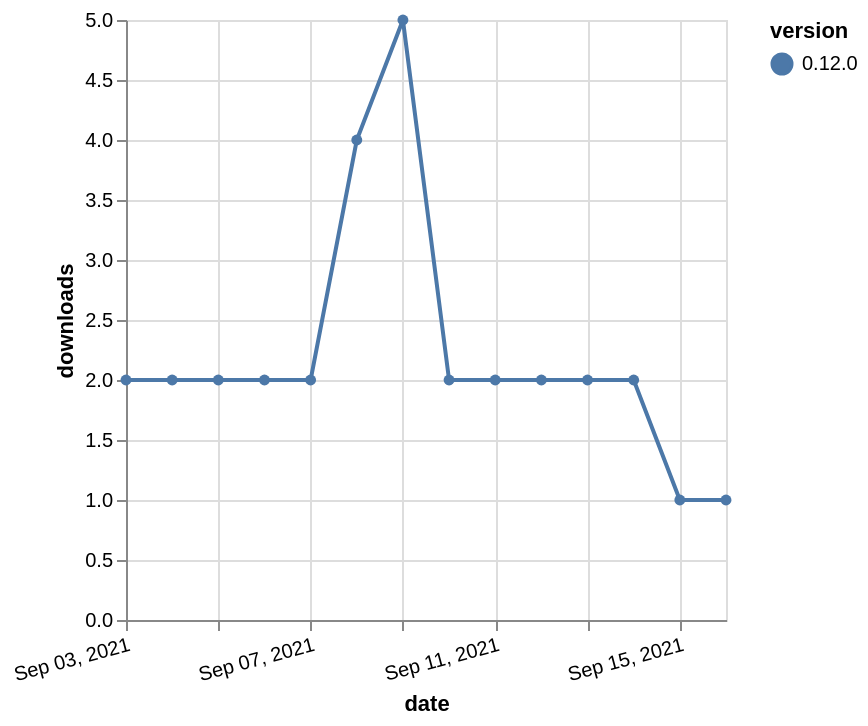

Write a Vega-Lite specification for this figure.
### Vega-Lite specification from a JSON file in a GitHub repository (floating-point values rounded to 4 significant figures)
{"$schema": "https://vega.github.io/schema/vega-lite/v5.json", "description": "A simple bar chart with embedded data.", "data": {"values": [{"date": "2021-09-03", "total": 5439, "delta": 2, "version": "0.12.0"}, {"date": "2021-09-04", "total": 5441, "delta": 2, "version": "0.12.0"}, {"date": "2021-09-05", "total": 5443, "delta": 2, "version": "0.12.0"}, {"date": "2021-09-06", "total": 5445, "delta": 2, "version": "0.12.0"}, {"date": "2021-09-07", "total": 5447, "delta": 2, "version": "0.12.0"}, {"date": "2021-09-08", "total": 5451, "delta": 4, "version": "0.12.0"}, {"date": "2021-09-09", "total": 5456, "delta": 5, "version": "0.12.0"}, {"date": "2021-09-10", "total": 5458, "delta": 2, "version": "0.12.0"}, {"date": "2021-09-11", "total": 5460, "delta": 2, "version": "0.12.0"}, {"date": "2021-09-12", "total": 5462, "delta": 2, "version": "0.12.0"}, {"date": "2021-09-13", "total": 5464, "delta": 2, "version": "0.12.0"}, {"date": "2021-09-14", "total": 5466, "delta": 2, "version": "0.12.0"}, {"date": "2021-09-15", "total": 5467, "delta": 1, "version": "0.12.0"}, {"date": "2021-09-16", "total": 5468, "delta": 1, "version": "0.12.0"}]}, "width": "container", "mark": {"type": "line", "point": {"filled": true}}, "encoding": {"x": {"field": "date", "type": "temporal", "timeUnit": "yearmonthdate", "title": "date", "axis": {"labelAngle": -15}}, "y": {"field": "delta", "type": "quantitative", "title": "downloads"}, "color": {"field": "version", "type": "nominal"}, "tooltip": {"field": "delta"}}}
